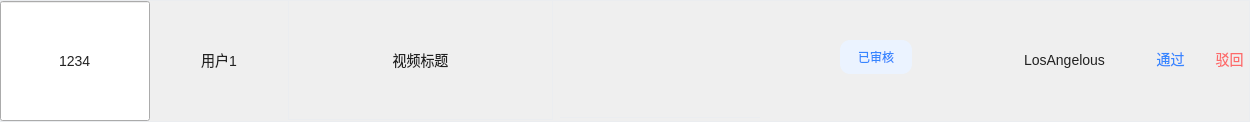
<?xml version="1.0" encoding="UTF-8"?>
<ui version="4.0">
 <class>CheckPageItem</class>
 <widget class="QWidget" name="CheckPageItem">
  <property name="geometry">
   <rect>
    <x>0</x>
    <y>0</y>
    <width>1250</width>
    <height>122</height>
   </rect>
  </property>
  <property name="minimumSize">
   <size>
    <width>0</width>
    <height>122</height>
   </size>
  </property>
  <property name="maximumSize">
   <size>
    <width>16777215</width>
    <height>122</height>
   </size>
  </property>
  <property name="windowTitle">
   <string>Form</string>
  </property>
  <property name="styleSheet">
   <string notr="true">border-bottom: 1px solid #EBEDF0;</string>
  </property>
  <layout class="QHBoxLayout" name="horizontalLayout">
   <property name="spacing">
    <number>0</number>
   </property>
   <property name="leftMargin">
    <number>0</number>
   </property>
   <property name="topMargin">
    <number>0</number>
   </property>
   <property name="rightMargin">
    <number>0</number>
   </property>
   <property name="bottomMargin">
    <number>0</number>
   </property>
   <item>
    <widget class="QFrame" name="ItemBg">
     <property name="styleSheet">
      <string notr="true">#ItemBg{

	border: 1px solid #EBEDF0;
}

*{
	font-family: '微软雅黑';
	font-size: 14px;
	color: #222222;

}</string>
     </property>
     <property name="frameShape">
      <enum>QFrame::Shape::StyledPanel</enum>
     </property>
     <property name="frameShadow">
      <enum>QFrame::Shadow::Raised</enum>
     </property>
     <widget class="QLineEdit" name="userId">
      <property name="geometry">
       <rect>
        <x>0</x>
        <y>1</y>
        <width>150</width>
        <height>120</height>
       </rect>
      </property>
      <property name="minimumSize">
       <size>
        <width>0</width>
        <height>120</height>
       </size>
      </property>
      <property name="maximumSize">
       <size>
        <width>16777215</width>
        <height>120</height>
       </size>
      </property>
      <property name="layoutDirection">
       <enum>Qt::LayoutDirection::LeftToRight</enum>
      </property>
      <property name="styleSheet">
       <string notr="true"/>
      </property>
      <property name="text">
       <string>1234</string>
      </property>
      <property name="alignment">
       <set>Qt::AlignmentFlag::AlignCenter</set>
      </property>
      <property name="readOnly">
       <bool>true</bool>
      </property>
     </widget>
     <widget class="QLabel" name="nickNameLabel">
      <property name="geometry">
       <rect>
        <x>150</x>
        <y>0</y>
        <width>138</width>
        <height>120</height>
       </rect>
      </property>
      <property name="minimumSize">
       <size>
        <width>0</width>
        <height>120</height>
       </size>
      </property>
      <property name="maximumSize">
       <size>
        <width>16777215</width>
        <height>120</height>
       </size>
      </property>
      <property name="styleSheet">
       <string notr="true"/>
      </property>
      <property name="text">
       <string>用户1</string>
      </property>
      <property name="alignment">
       <set>Qt::AlignmentFlag::AlignCenter</set>
      </property>
     </widget>
     <widget class="QLabel" name="videoTitleLabel">
      <property name="geometry">
       <rect>
        <x>288</x>
        <y>0</y>
        <width>265</width>
        <height>120</height>
       </rect>
      </property>
      <property name="minimumSize">
       <size>
        <width>0</width>
        <height>120</height>
       </size>
      </property>
      <property name="maximumSize">
       <size>
        <width>16777215</width>
        <height>120</height>
       </size>
      </property>
      <property name="styleSheet">
       <string notr="true">#videoTitleLabel{
	padding-left: 34px;
	padding-right: 34px;
	border: 1px solid #EBEDF0;


}</string>
      </property>
      <property name="text">
       <string>视频标题</string>
      </property>
      <property name="alignment">
       <set>Qt::AlignmentFlag::AlignCenter</set>
      </property>
      <property name="wordWrap">
       <bool>true</bool>
      </property>
     </widget>
     <widget class="QPushButton" name="videoBtn">
      <property name="geometry">
       <rect>
        <x>560</x>
        <y>0</y>
        <width>200</width>
        <height>118</height>
       </rect>
      </property>
      <property name="styleSheet">
       <string notr="true">#videoBtn{
	background-color: transparent;
	border: none;
	border-image: url(':/image/vedioFirstPage.png');
	border-bottom: 1px solid #EBEDF0;

} </string>
      </property>
      <property name="text">
       <string/>
      </property>
     </widget>
     <widget class="QPushButton" name="statusBtn">
      <property name="geometry">
       <rect>
        <x>840</x>
        <y>40</y>
        <width>72</width>
        <height>34</height>
       </rect>
      </property>
      <property name="styleSheet">
       <string notr="true">#statusBtn{
	background-color: #EBF3FF;
	border: none;
	border-radius: 10px;
	color: #3686FF;
	font-size: 12px;
	line-height: 16px;
}</string>
      </property>
      <property name="text">
       <string>已审核</string>
      </property>
     </widget>
     <widget class="QLabel" name="checkerLabel">
      <property name="geometry">
       <rect>
        <x>1004</x>
        <y>0</y>
        <width>121</width>
        <height>120</height>
       </rect>
      </property>
      <property name="styleSheet">
       <string notr="true"/>
      </property>
      <property name="text">
       <string>LosAngelous</string>
      </property>
      <property name="alignment">
       <set>Qt::AlignmentFlag::AlignCenter</set>
      </property>
     </widget>
     <widget class="QPushButton" name="accessBtn">
      <property name="geometry">
       <rect>
        <x>1156</x>
        <y>50</y>
        <width>29</width>
        <height>18</height>
       </rect>
      </property>
      <property name="styleSheet">
       <string notr="true">#accessBtn{
	color: #3686FF;
	line-height: 19px;
	border: none;
	background-color: transparent;
}</string>
      </property>
      <property name="text">
       <string>通过</string>
      </property>
     </widget>
     <widget class="QPushButton" name="rejectBtn">
      <property name="geometry">
       <rect>
        <x>1215</x>
        <y>50</y>
        <width>29</width>
        <height>18</height>
       </rect>
      </property>
      <property name="styleSheet">
       <string notr="true">#rejectBtn{
	color: #FD6A6A;
	line-height: 19px;
	border: none;
	background-color: transparent;
}</string>
      </property>
      <property name="text">
       <string>驳回</string>
      </property>
     </widget>
    </widget>
   </item>
  </layout>
 </widget>
 <resources/>
 <connections/>
</ui>
